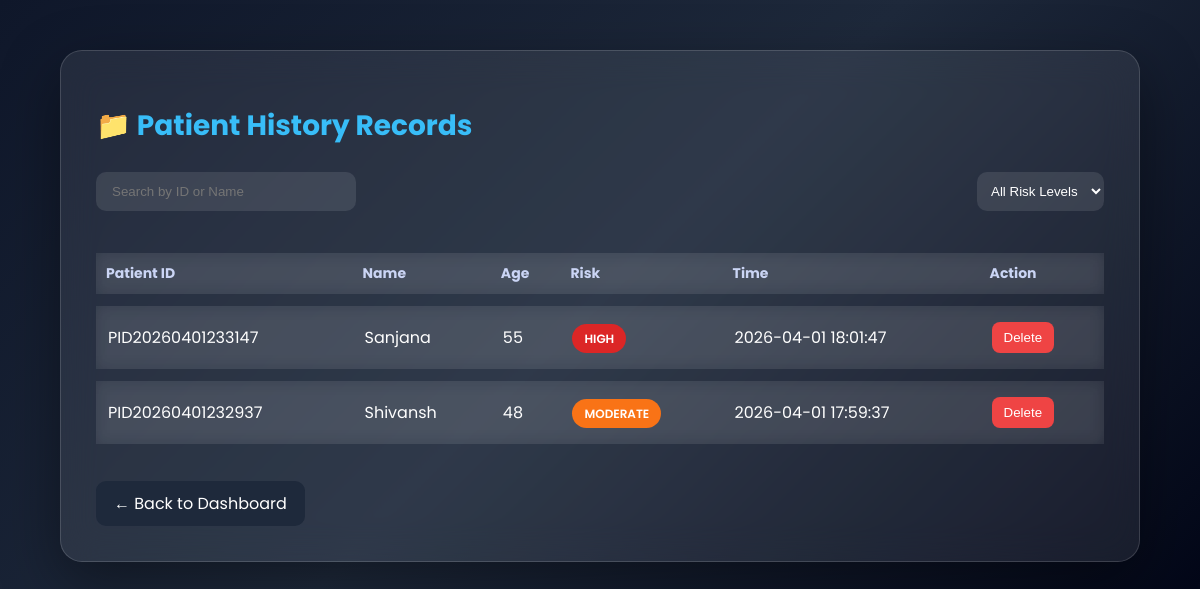
Page /history (signed in) on the earlier database version.
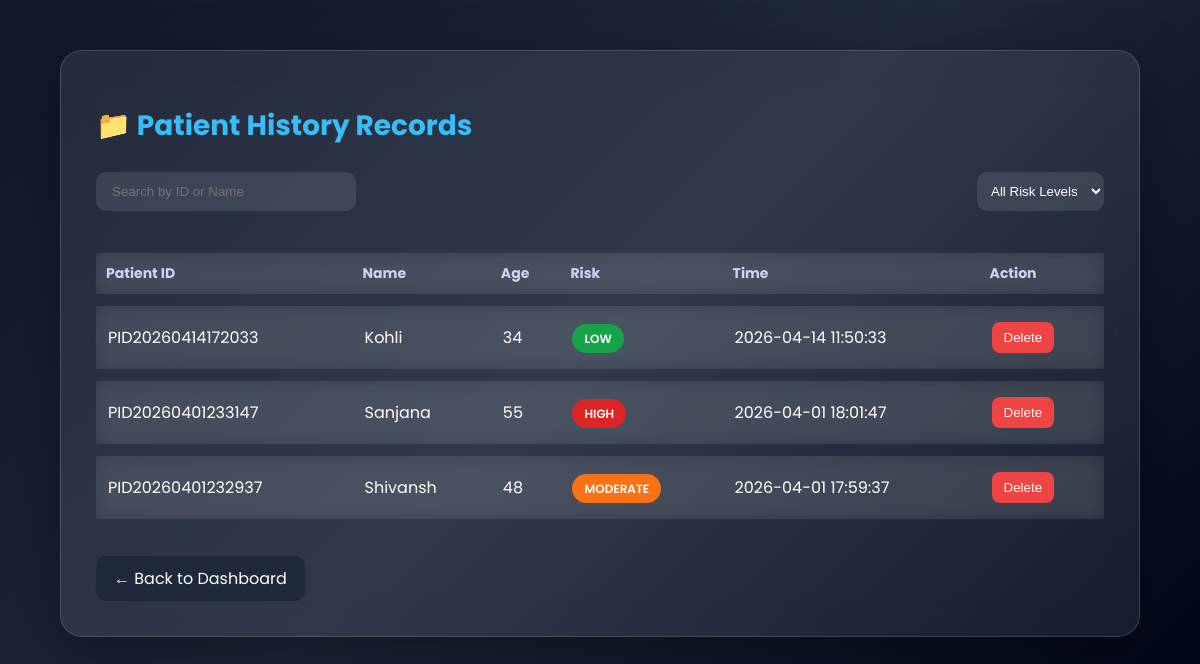
Same page on the later database version.
### tables this page shows
CREATE TABLE patients (
        id INTEGER PRIMARY KEY AUTOINCREMENT,
        patient_id TEXT,
        patient_name TEXT,
        age INTEGER,
        sex INTEGER,
        cp INTEGER,
        trestbps INTEGER,
        chol INTEGER,
        fbs INTEGER,
        restecg INTEGER,
        thalach INTEGER,
        exang INTEGER,
        oldpeak REAL,
        slope INTEGER,
        ca INTEGER,
        thal INTEGER,
        result TEXT,
        probability REAL,
        risk_level TEXT,
        timestamp DATETIME DEFAULT CURRENT_TIMESTAMP
    );

### app.py (the view)
@app.route("/history")
def history():
    if "user" not in session:
        return redirect(url_for("login"))
    conn = get_db_connection()
    patients = conn.execute(
        "SELECT * FROM patients ORDER BY timestamp DESC"
    ).fetchall()
    conn.close()
    return render_template("history.html", patients=patients)

### database.py (called while the page is built)
def get_db_connection():
    conn = sqlite3.connect('database.db')
    conn.row_factory = sqlite3.Row
    return conn

### templates/history.html (shortened to what this page needs)
<!DOCTYPE html>
<html>
<head>
</head>
<body>
<div class="container">
<h1>📁 Patient History Records</h1>
<div class="controls">
<input type="text" id="search" class="search" placeholder="Search by ID or Name">
<select id="filter" class="select">
<option value="">All Risk Levels</option>
</select>
</div>
<table class="table" id="table">
<thead>
<tr>
<th>Patient ID</th>
<th>Name</th>
<th>Age</th>
<th>Risk</th>
<th>Time</th>
<th>Action</th>
</tr>
</thead>
<tbody>
{% for p in patients %}
<tr onclick="window.location='/patient/{{ p.patient_id }}'">
<td>{{ p.patient_id }}</td>
<td>{{ p.patient_name }}</td>
<td>{{ p.age }}</td>
<td>
<span class="badge
{% if p.risk_level == 'LOW' %}low
{% elif p.risk_level == 'MODERATE' %}moderate
{% else %}high{% endif %}">
{{ p.risk_level }}
</span>
</td>
<td>{{ p.timestamp }}</td>
<td>
<form method="POST" action="/delete/{{ p.patient_id }}" onsubmit="event.stopPropagation();">
<button type="submit" class="delete-btn" onclick="event.stopPropagation();">
Delete
</button>
</form>
</td>
</tr>
{% endfor %}
</tbody>
</table>
<a href="/dashboard" class="back">← Back to Dashboard</a>
</div>
</body>
</html>

### templates/history.html (style rules this page uses)
* { box-sizing:border-box }
body { margin:0; font-family:'Poppins',sans-serif; background:linear-gradient(135deg,#0f172a,#1e293b,#020617); }
.container { width:90%; max-width:1200px; margin:50px auto; padding:35px; border-radius:22px; background:rgba(255,255,255,0.08); backdrop-filter:blur(18px); box-shadow:0 20px 60px rgba(0,0,0,0.4); border:1px solid rgba(255,255,255,0.15); }
h1 { margin-bottom:25px; font-size:28px; font-weight:700; color:#38bdf8; }
.controls { display:flex; justify-content:space-between; flex-wrap:wrap; gap:15px; margin-bottom:30px; }
.search { padding:12px 16px; border-radius:10px; border:none; outline:none; background:rgba(255,255,255,0.1); color:white; width:260px; }
.select { padding:10px; border-radius:10px; background:rgba(255,255,255,0.1); color:white; border:none; }
.table { width:100%; border-collapse:separate; border-spacing:0 12px; }
th { color:#cbd5f5; font-size:14px; text-align:left; padding:10px; }
tr { background:rgba(255,255,255,0.06); backdrop-filter:blur(8px); transition:.3s; cursor:pointer; }
td { padding:16px 12px; color:white; }
.badge { padding:6px 12px; border-radius:20px; font-size:12px; font-weight:600; }
.low { background:#16a34a }
.moderate { background:#f97316 }
.high { background:#dc2626 }
.delete-btn { background:#ef4444; color:white; border:none; padding:8px 12px; border-radius:8px; cursor:pointer; transition:.3s; }
.back { margin-top:25px; display:inline-block; padding:10px 18px; border-radius:10px; background:#1e293b; color:white; text-decoration:none; transition:.3s; }
.select option { background: #1e293b; color: white; }

Differences in the rows shown:
added patients: patient_id "PID20260414172033", patient_name "Kohli", age "34", risk_level "LOW", timestamp "2026-04-14 11:50:33"
